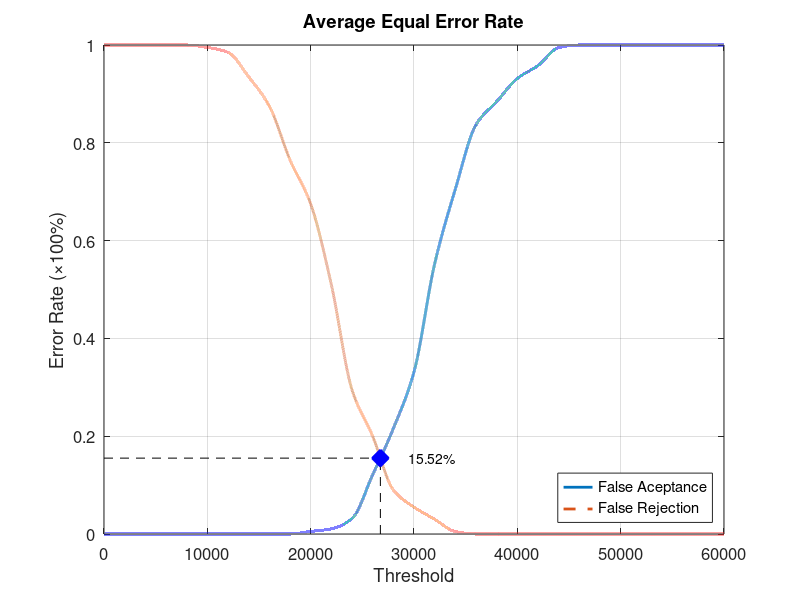
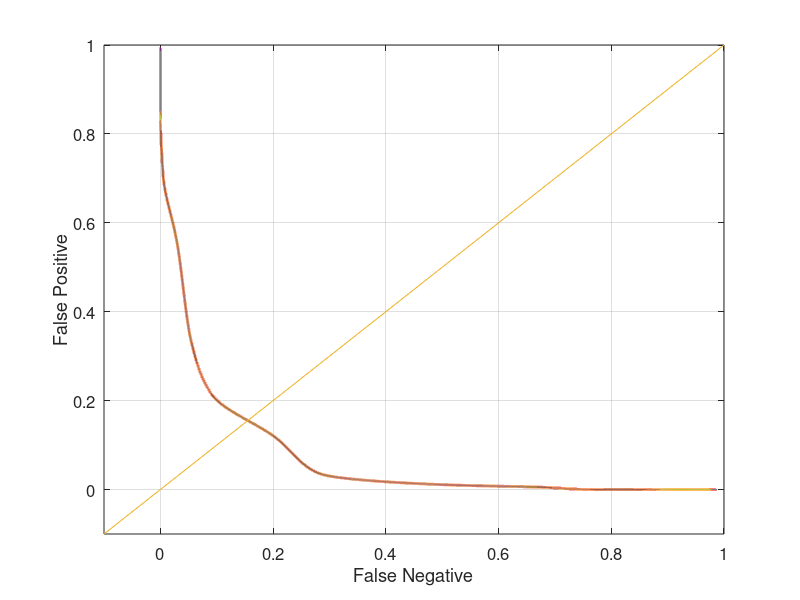

Write the MATLAB code that produced these figures, in order.
function yEER = Database1_2
close all;
clear;
clc;
x = 0:2000:60000;
xq = 0:0.5:60000;

y0 = [0 0 0 0 0 0 0 0 0 0 0.00526316 0.0105263 0.0315789 0.121053 0.215789 0.331579 0.552632 0.705263 0.836842 0.884211 0.931579 0.957895 0.994737 1 1 1 1 1 1 1 1];
yy0 = interp1(x, y0, xq, 'pchip');
y1 = [1 1 1 1 1 0.995 0.985 0.935 0.875 0.765 0.675 0.51 0.295 0.2 0.09 0.055 0.03 0.005 0 0 0 0 0 0 0 0 0 0 0 0 0];
yy1 = interp1(x, y1, xq, 'pchip');

% Calculating EER: 
y2 = abs(y0 - y1);
find(y2 == min(y2))
yy2 = abs(yy0 - yy1);
xEER = find(yy2 == min(yy2));
xEERIndex = xq(xEER) % X-axis EER
yEER = yy0(xEER) % Y-axis EER

main = figure
plot(xq, yy0,'-','LineWidth', 2);	hold on
plot(xq, yy1,'--','LineWidth', 2);	hold on
plot([xEERIndex xEERIndex], [0 yEER], 'k--');	hold on
plot([0 xEERIndex], [yEER yEER], 'k--');	hold on
plot(xEERIndex, yEER, 'bx', 'LineWidth', 10);	hold on
text(xEERIndex + 10 * xEERIndex / 100, yEER, [num2str(round((10000 * yEER)) / 100) '%'])
legend('False Aceptance', 'False Rejection', 'Location', 'SouthEast')
xlabel('Threshold')
ylabel('Error Rate (\times100%)')
title('Average Equal Error Rate')
set(gca, 'FontSize', 12)
axis([0 60000 0 1])
grid on

print(main, 'Database1_2Main', '-dpng');
FNRxFPR = figure('Color', [1 1 1]);
plot(yy1, yy0, '-', yy1, yy0, 'LineWidth', 2);
hold on
y = -0.1:0.1:1
plot(y, y); 
set(gca, 'FontSize', 12)
xlabel('False Negative')
ylabel('False Positive')
axis([-0.1 1 -0.1 1])
set(gca, 'FontSize', 12)
grid on

print(FNRxFPR, 'Database1_2FNRxFPR','-dpng');
end
